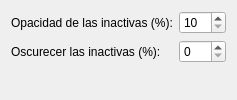
<?xml version="1.0" encoding="UTF-8"?>
<ui version="4.0">
 <class>VentanasInactivasConfig</class>
 <widget class="QWidget" name="VentanasInactivasConfig">
  <layout class="QFormLayout" name="formLayout">
   <item row="0" column="0"><widget class="QLabel" name="l1"><property name="text"><string>Opacidad de las inactivas (%):</string></property></widget></item>
   <item row="0" column="1"><widget class="QSpinBox" name="kcfg_Inactive"><property name="minimum"><number>10</number></property><property name="maximum"><number>100</number></property></widget></item>
   <item row="1" column="0"><widget class="QLabel" name="l2"><property name="text"><string>Oscurecer las inactivas (%):</string></property></widget></item>
   <item row="1" column="1"><widget class="QSpinBox" name="kcfg_Dim"><property name="minimum"><number>0</number></property><property name="maximum"><number>90</number></property></widget></item>
  </layout>
 </widget>
 <resources/>
 <connections/>
</ui>
